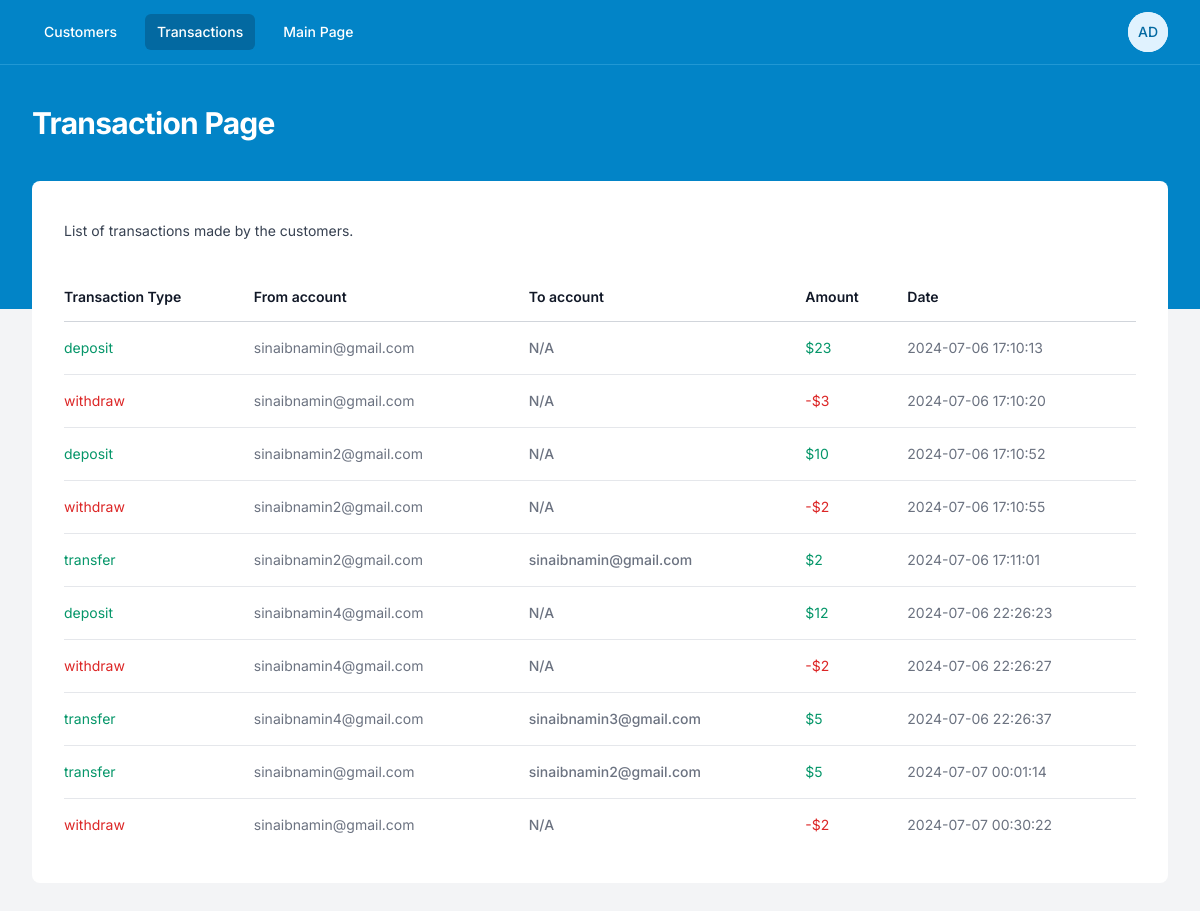
/assignment4/admin/transactions.php (signed in), run on an earlier commit of the app's database.
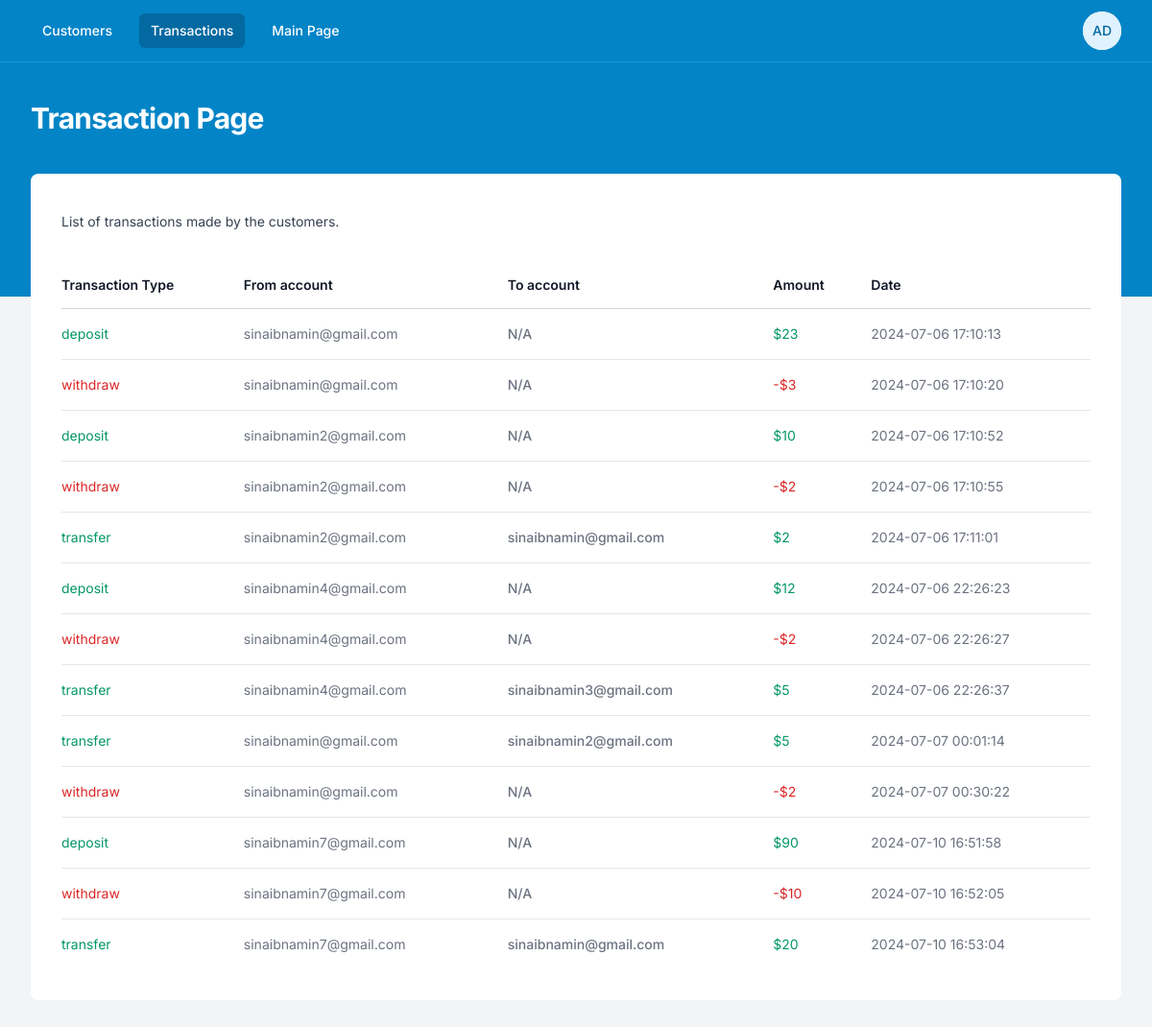
And on a later commit of the database.
### tables this page shows
CREATE TABLE transactions (
    id INTEGER PRIMARY KEY AUTOINCREMENT,
    type TEXT NOT NULL,
    from_account_email TEXT NOT NULL,
    to_account_email TEXT,
    amount REAL NOT NULL,
    timestamp DATETIME NOT NULL
);

### test/module2_1/ep1/autoload.php (called while the page is built, shortened)
<?php
spl_autoload_register( function($className){
    $baseDir = 'app/classes/';
});

### assignment4/app/Controller/BaseController.php (called while the page is built, shortened)
<?php
class BaseController {
    public function __construct($db) {
        $this->db = $db;
    }
}

### assignment4/app/Controller/AdminController.php (called while the page is built, shortened)
<?php
class AdminController extends BaseController{
    public function getAllTransactions(){
        $stmt = $this->db->prepare("SELECT * FROM transactions");
        $result = $stmt->execute();
        $transactions = [];
        while ($row = $result->fetchArray(SQLITE3_ASSOC)) {
            if($row['type'] == 'deposit'){
                $row['color'] = 'green';
                $row['currency_sign'] = '$';
            }
            if($row['type'] == 'withdraw'){
                $row['color'] = 'red';
                $row['currency_sign'] = '-$';
            }
            if($row['type'] == 'transfer'){
                $row['color'] = 'green';
                $row['currency_sign'] = '$';
            }
            $transactions[] = $row;
        }
        return $transactions;
    }
}
?>

### assignment4/admin/transactions.php (the view, shortened to what this page needs)
<?php
$page_title = 'Transaction Page';
$current_page = "transaction";
include 'header.php';
?>
  <div class="px-4 sm:px-6 lg:px-8">
    <div class="sm:flex sm:items-center">
      <div class="sm:flex-auto">
        <p class="mt-2 text-sm text-gray-700">
          List of transactions made by the customers.
        </p>
      </div>
    </div>
    <div class="mt-8 flow-root">
      <div class="-mx-4 -my-2 overflow-x-auto sm:-mx-6 lg:-mx-8">
        <div
          class="inline-block min-w-full py-2 align-middle sm:px-6 lg:px-8">
          <table class="min-w-full divide-y divide-gray-300">
          <thead>
              <tr>
                <th
                  scope="col"
                  class="whitespace-nowrap py-3.5 pl-4 pr-3 text-left text-sm font-semibold text-gray-900 sm:pl-0">
                  Transaction Type
                </th>
                <th
                  scope="col"
                  class="whitespace-nowrap py-3.5 pl-4 pr-3 text-left text-sm font-semibold text-gray-900 sm:pl-0">
                  From account
                </th>
                <th
                  scope="col"
                  class="whitespace-nowrap px-2 py-3.5 text-left text-sm font-semibold text-gray-900">
                  To account
                </th>
                <th
                  scope="col"
                  class="whitespace-nowrap px-2 py-3.5 text-left text-sm font-semibold text-gray-900">
                  Amount
                </th>
                <th
                  scope="col"
                  class="whitespace-nowrap px-2 py-3.5 text-left text-sm font-semibold text-gray-900">
                  Date
                </th>
              </tr>
            </thead>
            <?php
            $red_class = "text-red-600";
            $green_class = "text-emerald-600";
            ?>
            <tbody class="divide-y divide-gray-200 bg-white">
            <?php foreach($admin->getAllTransactions() as $transaction): ?>
              <tr>
                <td
                  class="whitespace-nowrap py-4 pl-4 pr-3 text-sm sm:pl-0 <?= $transaction['color'] == 'red' ? $red_class : $green_class; ?>">
                  <?= $transaction['type']; ?>
                </td>
                <td
                  class="whitespace-nowrap py-4 pl-4 pr-3 text-sm text-gray-500 sm:pl-0">
                  <?= $transaction['from_account_email']; ?>
                </td>
                <td
                  class="whitespace-nowrap px-2 py-4 text-sm font-medium text-gray-500">
                  <?= $transaction['to_account_email'] ?? 'N/A'; ?>
                </td>
                <td
                  class="whitespace-nowrap px-2 py-4 text-sm <?= $transaction['color'] == 'red' ? $red_class : $green_class; ?>">
                  <?= $transaction['currency_sign'] . $transaction['amount']; ?>
                </td>
                <td
                  class="whitespace-nowrap px-2 py-4 text-sm text-gray-500">
                  <?= $transaction['timestamp']; ?>
                </td>
              </tr>
              <?php endforeach; ?>
            </tbody>
          </table>
        </div>
      </div>
    </div>
  </div>
<?php
include 'footer.php';
?>

### assignment4/admin/header.php (shortened to what this page needs)
<?php
require '../db_init.php';
require '../vendor/autoload.php';
$admin = new AdminController($db);
?>
<!DOCTYPE html>
<html
  class="h-full bg-gray-100"
  lang="en">
  <head>
    <script src="https://cdn.tailwindcss.com"></script>
  </head>
  <body class="h-full">
    <div class="min-h-full">
      <div class="bg-sky-600 pb-32">
        <nav
          class="border-b border-sky-300 border-opacity-25 bg-sky-600"
          x-data="{ mobileMenuOpen: false, userMenuOpen: false }">
          <div class="mx-auto max-w-7xl px-4 sm:px-6 lg:px-8">
            <div class="flex h-16 justify-between">
              <div class="flex items-center px-2 lg:px-0">
                <div class="hidden sm:block">
                  <div class="flex space-x-4">
                    <?php
                    $header_menu_active_class = "bg-sky-700 text-white rounded-md py-2 px-3 text-sm font-medium";
                    $header_menu_inactive_class = "text-white hover:bg-sky-500 hover:bg-opacity-75 rounded-md py-2 px-3 text-sm font-medium"
                    ?>
                    <a
                      href="./customers.php"
                      class="<?=
                      $current_page == 'customer' ?
                      $header_menu_active_class : $header_menu_inactive_class; ?>"
                      >Customers</a
                    >
                    <a
                      href="./transactions.php"
                      class="<?=
                      $current_page == 'transaction' ?
                      $header_menu_active_class : $header_menu_inactive_class; ?>"
                      >Transactions</a
                    >
                    <a
                      href="/"
                      class="<?= $header_menu_inactive_class; ?>"
                      >Main Page</a
                    >
                  </div>
                </div>
              </div>
              <div class="hidden sm:ml-6 sm:flex gap-2 sm:items-center">
                <div
                  class="relative ml-3"
                  x-data="{ open: false }">
                  <div>
                    <button
                      @click="open = !open"
                      type="button"
                      class="flex rounded-full bg-white text-sm focus:outline-none"
                      id="user-menu-button"
                      aria-expanded="false"
                      aria-haspopup="true">
                      <span
                        class="inline-flex h-10 w-10 items-center justify-center rounded-full bg-sky-100">
                        <span class="font-medium leading-none text-sky-700"
                          >AD</span
                        >
                      </span>
                    </button>
                  </div>
                </div>
              </div>
            </div>
          </div>
        </nav>
        <header class="py-10">
          <div class="mx-auto max-w-7xl px-4 sm:px-6 lg:px-8">
            <h1 class="text-3xl font-bold tracking-tight text-white">
            <?= $page_title; ?>
            </h1>
          </div>
        </header>
      </div>
      <main class="-mt-32">
        <div class="mx-auto max-w-7xl px-4 pb-12 sm:px-6 lg:px-8">
          <div class="bg-white rounded-lg py-8">

### assignment4/admin/footer.php
         </div>
        </div>
      </main>
    </div>
  </body>
</html>

### assignment4/admin/header.php (style rules this page uses)
* { font-family: 'Inter', system-ui, -apple-system, BlinkMacSystemFont, 'Segoe UI', Roboto, Oxygen, Ubuntu, Cantarell, 'Open Sans', 'Helvetica Neue', sans-serif; }

What changed in the data, as far as the page shows it:
added transactions: type "deposit", from_account_email "sinaibnamin7@gmail.com", to_account_email "N/A", currency_sign "$", amount "90", timestamp "2024-07-10 16:51:58"
added transactions: type "withdraw", from_account_email "sinaibnamin7@gmail.com", to_account_email "N/A", currency_sign "-$", amount "10", timestamp "2024-07-10 16:52:05"
added transactions: type "transfer", from_account_email "sinaibnamin7@gmail.com", to_account_email "sinaibnamin@gmail.com", currency_sign "$", amount "20", timestamp "2024-07-10 16:53:04"
